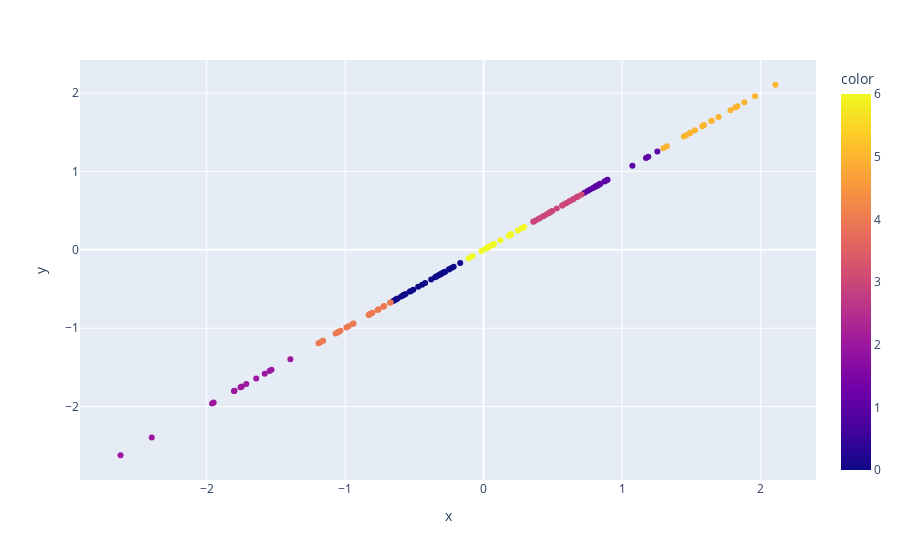

Notebook code cell kept with this figure:
### Code cell
#y2020_reduced_tsne = TSNE(n_components=1, random_state=0).fit_transform(y2020_scaled)
labels = KMeans(n_clusters=7, random_state=0).fit_predict(y2020_scaled)

# sns.scatterplot(x=y2020_scaled[:,0], y=y2020_scaled[:,0], hue=labels, data=y2020_scaled, legend='full')

# plt.title('K-means Clustering for Happiness Score')


fig = px.scatter(x=y2020_scaled[:,0], y=y2020_scaled[:,0], color=labels)
fig.show()

### Figure 1 — Plotly figure (JSON) as saved in the notebook; plotly's stock layout.template omitted (floating-point values rounded to 4 significant figures; data arrays with more than 128 entries replaced by an {"elided": "..."} marker saying what was removed)
{"data": [{"hovertemplate": "x=%{x}<br>y=%{y}<br>color=%{marker.color}<extra></extra>", "legendgroup": "", "marker": {"color": {"elided": "153 int values"}, "coloraxis": "coloraxis", "symbol": "circle"}, "mode": "markers", "name": "", "orientation": "v", "showlegend": false, "type": "scatter", "x": {"elided": "153 float values"}, "xaxis": "x", "y": {"elided": "153 float values"}, "yaxis": "y"}], "layout": {"coloraxis": {"colorbar": {"title": {"text": "color"}}, "colorscale": [[0, "#0d0887"], [0.1111, "#46039f"], [0.2222, "#7201a8"], [0.3333, "#9c179e"], [0.4444, "#bd3786"], [0.5556, "#d8576b"], [0.6667, "#ed7953"], [0.7778, "#fb9f3a"], [0.8889, "#fdca26"], [1, "#f0f921"]]}, "legend": {"tracegroupgap": 0}, "margin": {"t": 60}, "xaxis": {"anchor": "y", "domain": [0, 1], "title": {"text": "x"}}, "yaxis": {"anchor": "x", "domain": [0, 1], "title": {"text": "y"}}}}
